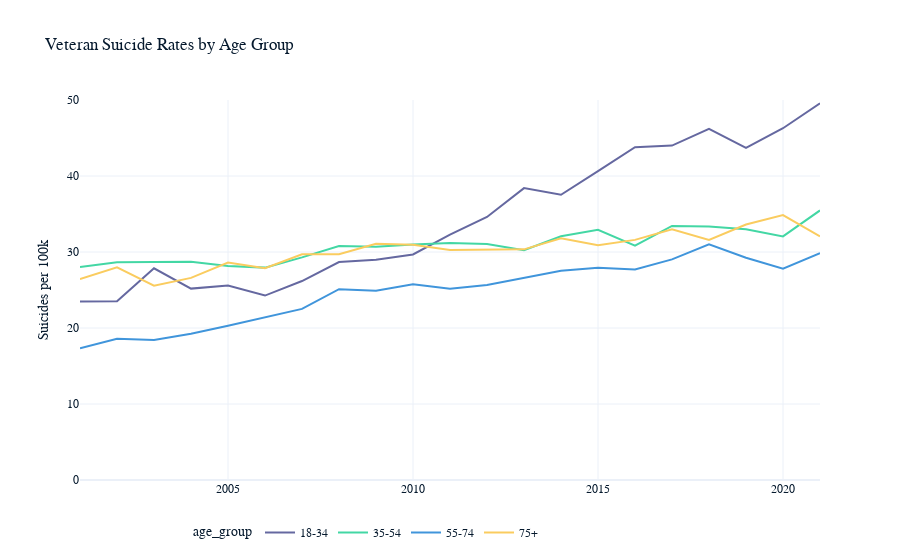

Here is the notebook cell this chart was saved with:
### Code cell
fig = px.line(data_frame=veterans[veterans['age_group'] != 'All'], x='year', y='rate_per_100k', color='age_group', title='Veteran Suicide Rates by Age Group', range_y=(0, 50))
fig.update_layout(yaxis_title='Suicides per 100k', xaxis_title='', legend={'orientation': 'h', 'x': 0.15, 'y': -0.1})
fig.show()

### Figure 1 — Plotly figure (JSON) as saved in the notebook; plotly's stock layout.template omitted (floating-point values rounded to 4 significant figures)
{"data": [{"hovertemplate": "age_group=18-34<br>year=%{x}<br>rate_per_100k=%{y}<extra></extra>", "legendgroup": "18-34", "line": {"color": "#6568a0", "dash": "solid"}, "marker": {"symbol": "circle"}, "mode": "lines", "name": "18-34", "orientation": "v", "showlegend": true, "type": "scatter", "x": [2001, 2002, 2003, 2004, 2005, 2006, 2007, 2008, 2009, 2010, 2011, 2012, 2013, 2014, 2015, 2016, 2017, 2018, 2019, 2020, 2021], "xaxis": "x", "y": [23.48, 23.53, 27.86, 25.18, 25.58, 24.27, 26.18, 28.68, 28.97, 29.68, 32.28, 34.6, 38.4, 37.52, 40.65, 43.8, 44.01, 46.21, 43.71, 46.28, 49.56], "yaxis": "y"}, {"hovertemplate": "age_group=35-54<br>year=%{x}<br>rate_per_100k=%{y}<extra></extra>", "legendgroup": "35-54", "line": {"color": "#43d7a4", "dash": "solid"}, "marker": {"symbol": "circle"}, "mode": "lines", "name": "35-54", "orientation": "v", "showlegend": true, "type": "scatter", "x": [2001, 2002, 2003, 2004, 2005, 2006, 2007, 2008, 2009, 2010, 2011, 2012, 2013, 2014, 2015, 2016, 2017, 2018, 2019, 2020, 2021], "xaxis": "x", "y": [28.02, 28.64, 28.67, 28.72, 28.17, 27.94, 29.3, 30.78, 30.68, 30.98, 31.17, 31.05, 30.23, 32.06, 32.93, 30.83, 33.43, 33.37, 32.99, 32.05, 35.47], "yaxis": "y"}, {"hovertemplate": "age_group=55-74<br>year=%{x}<br>rate_per_100k=%{y}<extra></extra>", "legendgroup": "55-74", "line": {"color": "#4095db", "dash": "solid"}, "marker": {"symbol": "circle"}, "mode": "lines", "name": "55-74", "orientation": "v", "showlegend": true, "type": "scatter", "x": [2001, 2002, 2003, 2004, 2005, 2006, 2007, 2008, 2009, 2010, 2011, 2012, 2013, 2014, 2015, 2016, 2017, 2018, 2019, 2020, 2021], "xaxis": "x", "y": [17.34, 18.58, 18.42, 19.24, 20.31, 21.36, 22.51, 25.1, 24.91, 25.77, 25.17, 25.66, 26.63, 27.52, 27.92, 27.7, 29.03, 31.03, 29.24, 27.8, 29.86], "yaxis": "y"}, {"hovertemplate": "age_group=75+<br>year=%{x}<br>rate_per_100k=%{y}<extra></extra>", "legendgroup": "75+", "line": {"color": "#facc5f", "dash": "solid"}, "marker": {"symbol": "circle"}, "mode": "lines", "name": "75+", "orientation": "v", "showlegend": true, "type": "scatter", "x": [2001, 2002, 2003, 2004, 2005, 2006, 2007, 2008, 2009, 2010, 2011, 2012, 2013, 2014, 2015, 2016, 2017, 2018, 2019, 2020, 2021], "xaxis": "x", "y": [26.43, 27.97, 25.57, 26.59, 28.6, 27.86, 29.7, 29.71, 31.09, 30.97, 30.25, 30.34, 30.35, 31.79, 30.89, 31.59, 33.0, 31.58, 33.62, 34.85, 32.06], "yaxis": "y"}], "layout": {"legend": {"orientation": "h", "title": {"text": "age_group"}, "tracegroupgap": 0, "x": 0.15, "y": -0.1}, "title": {"text": "Veteran Suicide Rates by Age Group"}, "xaxis": {"anchor": "y", "domain": [0, 1], "title": {"text": ""}}, "yaxis": {"anchor": "x", "domain": [0, 1], "range": [0, 50], "title": {"text": "Suicides per 100k"}}}}
